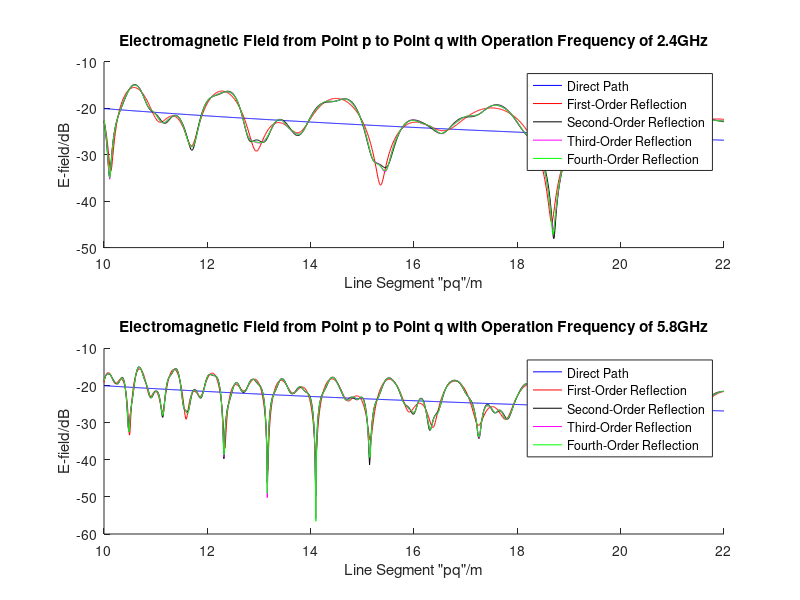
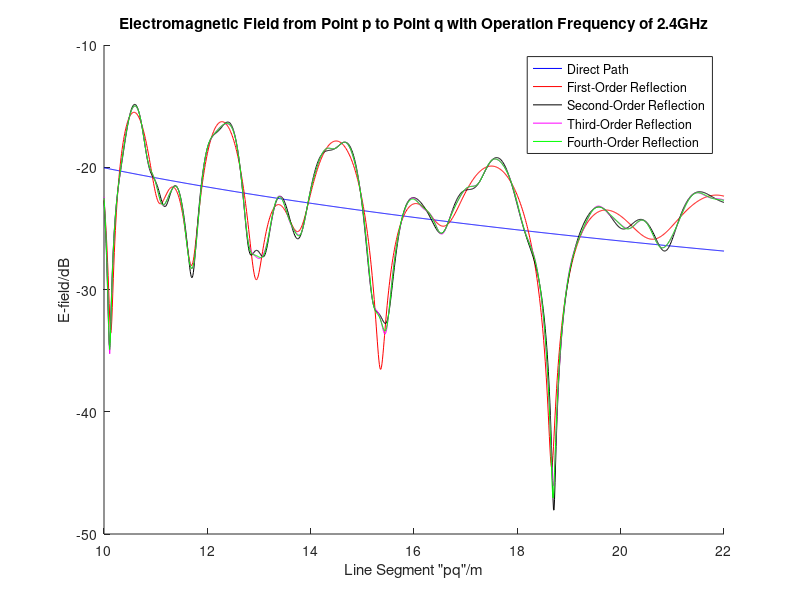
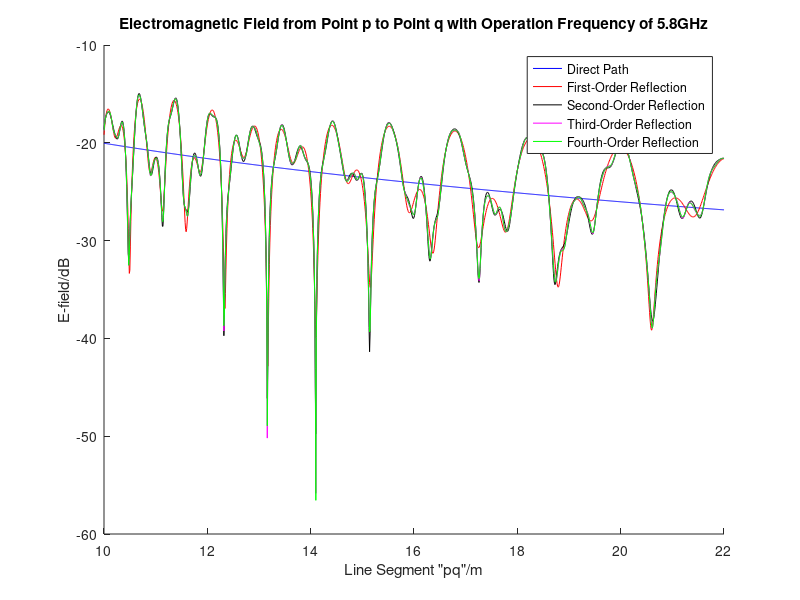

Write MATLAB code to recreate these figures, in order.
clear all;

%% constant
f1 = 2.4*10^9; % frequency 1
f2 = 5.8*10^9; % frequency 2
c = 3*10^8; % lightspeed
beta1 = 2*pi*f1/c; % beta at frequency 1
beta2 = 2*pi*f2/c; % beta at frequency 2

%% coordinate
% general
sourceX = 0; sourceY = 4; sourceZ = 2; % source coordinate
receiverX = 10; receiverY = 3; receiverZ = 2; % p coordinate
PtoQ = receiverX:.01:22; % from p to q

% first order coordinate (top)
I1_topX = 0; I1_topY = 8; I1_topZ = 2; % first image

reflect1_topY = 6; % reflected ray
reflect1_topZ = 2;
reflect1_topX = (reflect1_topY - I1_topY) ./ ((receiverY - I1_topY) ./ (receiverX - I1_topX));

% first order coordinate (bottom)
I1_bottomX = 0; I1_bottomY = -4; I1_bottomZ = 2; % first image

reflect1_bottomY = 0; % reflected ray
reflect1_bottomZ = 2;
reflect1_bottomX = (reflect1_bottomY - I1_bottomY) ./ ((receiverY - I1_bottomY) ./ (receiverX - I1_bottomX));

% second order coordinate (top)
I2a_topX = 0; I2a_topY = 8; I2a_topZ = 2; % first image
I2b_topX = 0; I2b_topY = -8; I2b_topZ = 2; % second image

reflect2b_topY = 0; % reflected ray
reflect2b_topZ = 2;
reflect2b_topX = (reflect2b_topY - I2b_topY) ./ ((receiverY - I2b_topY) ./ (receiverX - I2b_topX));
reflect2a_topY = 6; 
reflect2a_topZ = 2;
reflect2a_topX = (reflect2a_topY - I2a_topY) ./ ((I2a_topY - reflect2b_topY) ./ (I2a_topX - reflect2b_topX));
intersect_topX = 4;
intersect_topY = 3.6;
intersect_topZ = 2;

% second order coordinate (bottom)
I2a_bottomX = 0; I2a_bottomY = -4; I2a_bottomZ = 2; % first image
I2b_bottomX = 0; I2b_bottomY = 16; I2b_bottomZ = 2; % second image

reflect2a_bottomY = 0; % reflected ray
reflect2a_bottomZ = 2;
reflect2a_bottomX = (reflect2a_bottomY - I2b_bottomY) ./ ((receiverY - I2b_bottomY) ./ (receiverX - I2b_bottomX));
reflect2b_bottomY = 6; 
reflect2b_bottomZ = 2;
reflect2b_bottomX = (reflect2b_bottomY - I2a_bottomY) ./ ((I2a_bottomY - reflect2a_bottomY) ./ (I2a_bottomX - reflect2a_bottomX));

intersect_bottomX = 7.7; % intersection when connect a imaginary line from source to receiver
intersect_bottomY = 6;
intersect_bottomZ = 2;

% third order coordinate (top)
I3a_topX = 0; I3a_topY = 8; I3a_topZ = 2; % first image
I3b_topX = 0; I3b_topY = -8; I3b_topZ = 2; % second image
I3c_topX = 0; I3c_topY = 14; I3c_topZ = 2; % third image

reflect3c_topY = 6; % reflected ray
reflect3c_topZ = 2;
reflect3c_topX = (reflect3c_topY - I3c_topY) ./ ((receiverY - I3c_topY) ./ (receiverX - I3c_topX));
reflect3b_topY = 0; 
reflect3b_topZ = 2;
reflect3b_topX = (reflect3b_topY - I3b_topY) ./ ((reflect3c_topY - I3b_topY) ./ (reflect3c_topX - I3b_topX));
reflect3a_topY = 6; 
reflect3a_topZ = 2;
reflect3a_topX = (reflect3a_topY - I3a_topY) ./ ((I3a_topY - reflect3b_topY) ./ (I3a_topX - reflect3b_topX));

intersect3a_topX = 2.19; % intersection when connect a imaginary line from source to receiver
intersect3a_topY = 3.78;
intersect3a_topZ = 2;
intersect3b_topX = 5.93;
intersect3b_topY = 3.4;
intersect3b_topZ = 2;

% third order coordinate (bottom)
I3a_bottomX = 0; I3a_bottomY = -4; I3a_bottomZ = 2; % first image
I3b_bottomX = 0; I3b_bottomY = 16; I3b_bottomZ = 2; % second image
I3c_bottomX = 0; I3c_bottomY = -16; I3c_bottomZ = 2; % third image

reflect3c_bottomY = 0; % reflected ray
reflect3c_bottomZ = 2;
reflect3c_bottomX = (reflect3c_bottomY - I3c_bottomY) ./ ((receiverY - I3c_bottomY) ./ (receiverX - I3c_bottomX));
reflect3b_bottomY = 6; 
reflect3b_bottomZ = 2;
reflect3b_bottomX = (reflect3b_bottomY - I3b_bottomY) ./ ((reflect3c_bottomY - I3b_bottomY) ./ (reflect3c_bottomX - I3b_bottomX));
reflect3a_bottomY = 0; 
reflect3a_bottomZ = 2;
reflect3a_bottomX = (reflect3a_bottomY - I3a_bottomY) ./ ((I3a_bottomY - reflect3b_bottomY) ./ (I3a_bottomX - reflect3b_bottomX));

intersect3a_bottomX = 4; % intersection when connect a imaginary line from source to receiver
intersect3a_bottomY = 3.6;
intersect3a_bottomZ = 2;
intersect3b_bottomX = 6.67;
intersect3b_bottomY = 3.33;
intersect3b_bottomZ = 2;

% fourth order coordinate (top)
I4a_topX = 0; I4a_topY = 8; I4a_topZ = 2; % first image
I4b_topX = 0; I4b_topY = -8; I4b_topZ = 2; % second image
I4c_topX = 0; I4c_topY = 14; I4c_topZ = 2; % third image
I4d_topX = 0; I4d_topY = -14; I4d_topZ = 2; % fourth image

reflect4d_topY = 0;  % reflected ray
reflect4d_topZ = 2;
reflect4d_topX = (reflect4d_topY - I4d_topY) ./ ((receiverY - I4d_topY) ./ (receiverX - I4d_topX));
reflect4c_topY = 6; 
reflect4c_topZ = 2;
reflect4c_topX = (reflect4c_topY - I4c_topY) ./ ((I4c_topY - reflect4d_topY) ./ (I4c_topX - reflect4d_topX));
reflect4b_topY = 0; 
reflect4b_topZ = 2;
reflect4b_topX = (reflect4b_topY - I4b_topY) ./ ((I4b_topY - reflect4c_topY) ./ (I4b_topX - reflect4c_topX));
reflect4a_topY = 6; 
reflect4a_topZ = 2;
reflect4a_topX = (reflect4a_topY - I4a_topY) ./ ((I4a_topY - reflect4b_topY) ./ (I4a_topX - reflect4b_topX));

intersect4a_topX = 1.4; % intersection when connect a imaginary line from source to receiver
intersect4a_topY = 3.86;
intersect4a_topZ = 2;
intersect4b_topX = 3.88;
intersect4b_topY = 3.61;
intersect4b_topZ = 2;
intersect4c_topX = 6.25;
intersect4c_topY = 3.38;
intersect4c_topZ = 2;

% fourth order coordinate (bottom)
I4a_bottomX = 0; I4a_bottomY = -4; I4a_bottomZ = 2; % first image
I4b_bottomX = 0; I4b_bottomY = 16; I4b_bottomZ = 2; % second image
I4c_bottomX = 0; I4c_bottomY = -16; I4c_bottomZ = 2; % third image
I4d_bottomX = 0; I4d_bottomY = 22; I4d_bottomZ = 2; % fourth image

reflect4d_bottomY = 6;  % reflected ray
reflect4d_bottomZ = 2;
reflect4d_bottomX = (reflect4d_bottomY - I4d_bottomY) ./ ((receiverY - I4d_bottomY) ./ (receiverX - I4d_bottomX));
reflect4c_bottomY = 0; 
reflect4c_bottomZ = 2;
reflect4c_bottomX = (reflect4c_bottomY - I4c_bottomY) ./ ((I4c_bottomY - reflect4d_bottomY) ./ (I4c_bottomX - reflect4d_bottomX));
reflect4b_bottomY = 6; 
reflect4b_bottomZ = 2;
reflect4b_bottomX = (reflect4b_bottomY - I4b_bottomY) ./ ((I4b_bottomY - reflect4c_bottomY) ./ (I4b_bottomX - reflect4c_bottomX));
reflect4a_bottomY = 0; 
reflect4a_bottomZ = 2;
reflect4a_bottomX = (reflect4a_bottomY - I4a_bottomY) ./ ((I4a_bottomY - reflect4b_bottomY) ./ (I4a_bottomX - reflect4b_bottomX));

intersect4a_bottomX = 2.96; % intersection when connect a imaginary line from source to receiver
intersect4a_bottomY = 3.7;
intersect4a_bottomZ = 2;
intersect4b_bottomX = 4.8;
intersect4b_bottomY = 3.52;
intersect4b_bottomZ = 2;
intersect4c_bottomX = 7.4;
intersect4c_bottomY = 3.26;
intersect4c_bottomZ = 2;

%% line of sight
distance_direct = sqrt(((PtoQ - sourceX).^2)+((receiverY - sourceY)^2)+((receiverZ - sourceZ)^2)); % distance along x-axis
Ed_1 = (1./distance_direct).*exp(-j * beta1 * distance_direct); % direct ray (line of sight)
Ed_2 = (1./distance_direct).*exp(-j * beta2 * distance_direct);
EddB_1 = 20*log10(abs(Ed_1)); % direct ray alone
EddB_2 = 20*log10(abs(Ed_2)); % direct ray alone

%% first order
% top
distance1_top = sqrt(((PtoQ - I1_topX).^2)+((receiverY - I1_topY)^2)+((receiverZ - I1_topZ)^2)); % distance along x-axis 

A1_top = sqrt(((sourceX - reflect1_topX).^2)+((sourceY - reflect1_topY)^2)+((sourceZ - reflect1_topZ)^2)); % imaginary triangle to find angle of relfection
B1_top = sqrt(((reflect1_topX - receiverX).^2)+((reflect1_topY - receiverY)^2)+((reflect1_topZ - receiverZ)^2));
C1_top = sqrt(((sourceX - receiverX).^2)+((sourceY - receiverY)^2)+((sourceZ - receiverZ)^2));

theta1_top = acosd((A1_top^2 + B1_top^2 - C1_top^2) / (2 * A1_top * B1_top)); % find angle, incident angle, reflected angle
theta1_top_i = theta1_top ./ 2;
theta1_top_t = asind((1/sqrt(3)) * sind(theta1_top_i));

coefficient1_top = (cosd(theta1_top_i) - (sqrt(3) * cosd(theta1_top_t))) / (cosd(theta1_top_i) + (sqrt(3) * cosd(theta1_top_t))); % finding reflecting coefficient

E1_top_1 = ((1./distance1_top).*exp(-j * beta1 * distance1_top)) * coefficient1_top; % finding E-field
E1_top_2 = ((1./distance1_top).*exp(-j * beta2 * distance1_top)) * coefficient1_top; 

% bottom
distance1_bottom = sqrt(((PtoQ - I1_bottomX).^2)+((receiverY - I1_bottomY)^2)+((receiverZ - I1_bottomZ)^2)); % distance along x-axis 

A1_bottom = sqrt(((sourceX - reflect1_bottomX).^2)+((sourceY - reflect1_bottomY)^2)+((sourceZ - reflect1_bottomZ)^2)); % imaginary triangle to find angle of relfection
B1_bottom = sqrt(((reflect1_bottomX - receiverX).^2)+((reflect1_bottomY - receiverY)^2)+((reflect1_bottomZ - receiverZ)^2));
C1_bottom = sqrt(((sourceX - receiverX).^2)+((sourceY - receiverY)^2)+((sourceZ - receiverZ)^2));

theta1_bottom = acosd((A1_bottom^2 + B1_bottom^2 - C1_bottom^2) / (2 * A1_bottom * B1_bottom)); % find angle, incident angle, reflected angle
theta1_bottom_i = theta1_bottom ./ 2;
theta1_bottom_t = asind((1/sqrt(3)) * sind(theta1_bottom_i));

coefficient1_bottom = (cosd(theta1_bottom_i) - (sqrt(3) * cosd(theta1_bottom_t))) / (cosd(theta1_bottom_i) + (sqrt(3) * cosd(theta1_bottom_t))); % finding reflecting coefficient

E1_bottom_1 = ((1./distance1_bottom).*exp(-j * beta1 * distance1_bottom)) * coefficient1_bottom; % finding E-field
E1_bottom_2 = ((1./distance1_bottom).*exp(-j * beta2 * distance1_bottom)) * coefficient1_bottom;

% total E-field and convert to decibels
E1_1 = Ed_1 + E1_top_1 + E1_bottom_1;
E1_2 = Ed_2 + E1_top_2 + E1_bottom_2;
E1dB_1 = 20*log10(abs(E1_1));
E1dB_2 = 20*log10(abs(E1_2));

%% second order
% top
distance2_top = sqrt(((PtoQ - I2b_topX).^2)+((receiverY - I2b_topY)^2)+((receiverZ - I2b_topZ)^2)); % distance along x-axis 

A2a_top = sqrt(((sourceX - reflect2a_topX).^2)+((sourceY - reflect2a_topY)^2)+((sourceZ - reflect2a_topZ)^2)); % imaginary triangle to find angle of relfection
B2a_top = sqrt(((reflect2a_topX - intersect_topX).^2)+((reflect2a_topY - intersect_topY)^2)+((reflect2a_topZ - intersect_topZ)^2));
C2a_top = sqrt(((sourceX - intersect_topX).^2)+((sourceY - intersect_topY)^2)+((sourceZ - intersect_topZ)^2));
A2b_top = sqrt(((intersect_topX - reflect2b_topX).^2)+((intersect_topY - reflect2b_topY)^2)+((intersect_topZ - reflect2b_topZ)^2));
B2b_top = sqrt(((receiverX - reflect2b_topX).^2)+((receiverY - reflect2b_topY)^2)+((receiverZ - reflect2b_topZ)^2));
C2b_top = sqrt(((intersect_topX - receiverX).^2)+((intersect_topY - receiverY)^2)+((intersect_topZ - receiverZ)^2));

theta2a_top = acosd((A2a_top^2 + B2a_top^2 - C2a_top^2) / (2 * A2a_top * B2a_top)); % find angle, incident angle, reflected angle
theta2b_top = acosd((A2b_top^2 + B2b_top^2 - C2b_top^2) / (2 * A2b_top * B2b_top));
theta2a_top_i = theta2a_top ./ 2;
theta2b_top_i = theta2b_top ./ 2;
theta2a_top_t = asind((1/sqrt(3)) * sind(theta2a_top_i));
theta2b_top_t = asind((1/sqrt(3)) * sind(theta2b_top_i));

coefficient2a_top = (cosd(theta2a_top_i) - (sqrt(3) * cosd(theta2a_top_t))) / (cosd(theta2a_top_i) + (sqrt(3) * cosd(theta2a_top_t))); % finding reflecting coefficient
coefficient2b_top = (cosd(theta2b_top_i) - (sqrt(3) * cosd(theta2b_top_t))) / (cosd(theta2b_top_i) + (sqrt(3) * cosd(theta2b_top_t)));

E2_top_1 = ((1./distance2_top).*exp(-j * beta1 * distance2_top)) * (coefficient2a_top * coefficient2b_top); % finding E-field
E2_top_2 = ((1./distance2_top).*exp(-j * beta2 * distance2_top)) * (coefficient2a_top * coefficient2b_top);

% bottom
distance2_bottom = sqrt(((PtoQ - I2b_bottomX).^2)+((receiverY - I2b_bottomY)^2)+((receiverZ - I2b_bottomZ)^2)); % distance along x-axis 

A2a_bottom = sqrt(((sourceX - reflect2a_bottomX).^2)+((sourceY - reflect2a_bottomY)^2)+((sourceZ - reflect2a_bottomZ)^2)); % imaginary triangle to find angle of relfection
B2a_bottom = sqrt(((reflect2a_bottomX - intersect_bottomX).^2)+((reflect2a_bottomY - intersect_bottomY)^2)+((reflect2a_bottomZ - intersect_bottomZ)^2));
C2a_bottom = sqrt(((sourceX - intersect_bottomX).^2)+((sourceY - intersect_bottomY)^2)+((sourceZ - intersect_bottomZ)^2));
A2b_bottom = sqrt(((intersect_bottomX - reflect2b_bottomX).^2)+((intersect_bottomY - reflect2b_bottomY)^2)+((intersect_bottomZ - reflect2b_bottomZ)^2))
B2b_bottom = sqrt(((receiverX - reflect2b_bottomX).^2)+((receiverY - reflect2b_bottomY)^2)+((receiverZ - reflect2b_bottomZ)^2));
C2b_bottom = sqrt(((intersect_bottomX - receiverX).^2)+((intersect_bottomY - receiverY)^2)+((intersect_bottomZ - receiverZ)^2));

theta2a_bottom = acosd((A2a_bottom^2 + B2a_bottom^2 - C2a_bottom^2) / (2 * A2a_bottom * B2a_bottom)); % find angle, incident angle, reflected angle
theta2b_bottom = acosd((A2b_bottom^2 + B2b_bottom^2 - C2b_bottom^2) / (2 * A2b_bottom * B2b_bottom));
theta2a_bottom_i = theta2a_bottom ./ 2;
theta2b_bottom_i = theta2b_bottom ./ 2;
theta2a_bottom_t = asind((1/sqrt(3)) * sind(theta2a_bottom_i));
theta2b_bottom_t = asind((1/sqrt(3)) * sind(theta2b_bottom_i));

coefficient2a_bottom = (cosd(theta2a_bottom_i) - (sqrt(3) * cosd(theta2a_bottom_t))) / (cosd(theta2a_bottom_i) + (sqrt(3) * cosd(theta2a_bottom_t))); % finding reflecting coefficient
coefficient2b_bottom = (cosd(theta2b_bottom_i) - (sqrt(3) * cosd(theta2b_bottom_t))) / (cosd(theta2b_bottom_i) + (sqrt(3) * cosd(theta2b_bottom_t)));

E2_bottom_1 = ((1./distance2_bottom).*exp(-j * beta1 * distance2_bottom)) * (coefficient2a_bottom * coefficient2b_bottom); % finding E-field
E2_bottom_2 = ((1./distance2_bottom).*exp(-j * beta2 * distance2_bottom)) * (coefficient2a_bottom * coefficient2b_bottom);

% total E-field and convert to decibels
E2_1 = Ed_1 + E1_top_1 + E1_bottom_1 + E2_top_1 + E2_bottom_1;
E2_2 = Ed_2 + E1_top_2 + E1_bottom_2 + E2_top_2 + E2_bottom_2;
E2dB_1 = 20*log10(abs(E2_1));
E2dB_2 = 20*log10(abs(E2_2));

%% third order
% top
distance3_top = sqrt(((PtoQ - I3c_topX).^2)+((receiverY - I3c_topY)^2)+((receiverZ - I3c_topZ)^2)); % distance along x-axis 

A3a_top = sqrt(((sourceX - reflect3a_topX).^2)+((sourceY - reflect3a_topY)^2)+((sourceZ - reflect3a_topZ)^2)); % imaginary triangle to find angle of relfection
B3a_top = sqrt(((reflect3a_topX - intersect3a_topX).^2)+((reflect3a_topY - intersect3a_topY)^2)+((reflect3a_topZ - intersect3a_topZ)^2));
C3a_top = sqrt(((sourceX - intersect3a_topX).^2)+((sourceY - intersect3a_topY)^2)+((sourceZ - intersect3a_topZ)^2));
A3b_top = sqrt(((intersect3a_topX - reflect3b_topX).^2)+((intersect3a_topY - reflect3b_topY)^2)+((intersect3a_topZ - reflect3b_topZ)^2));
B3b_top = sqrt(((intersect3b_topX - reflect3b_topX).^2)+((intersect3b_topY - reflect3b_topY)^2)+((intersect3b_topZ - reflect3b_topZ)^2));
C3b_top = sqrt(((intersect3a_topX - intersect3b_topX).^2)+((intersect3a_topY - intersect3b_topY)^2)+((intersect3a_topZ - intersect3b_topZ)^2));
A3c_top = sqrt(((reflect3c_topX - intersect3b_topX).^2)+((reflect3c_topY - intersect3b_topY)^2)+((reflect3c_topZ - intersect3b_topZ)^2));
B3c_top = sqrt(((reflect3c_topX - receiverX).^2)+((reflect3c_topY - receiverY)^2)+((reflect3c_topZ - receiverZ)^2));
C3c_top = sqrt(((receiverX - intersect3b_topX).^2)+((receiverY - intersect3b_topY)^2)+((receiverZ - intersect3b_topZ)^2));

theta3a_top = acosd((A3a_top^2 + B3a_top^2 - C3a_top^2) / (2 * A3a_top * B3a_top)); % find angle, incident angle, reflected angle
theta3b_top = acosd((A3b_top^2 + B3b_top^2 - C3b_top^2) / (2 * A3b_top * B3b_top));
theta3c_top = acosd((A3c_top^2 + B3c_top^2 - C3c_top^2) / (2 * A3c_top * B3c_top));
theta3a_top_i = theta3a_top ./ 2;
theta3b_top_i = theta3b_top ./ 2;
theta3c_top_i = theta3c_top ./ 2;
theta3a_top_t = asind((1/sqrt(3)) * sind(theta3a_top_i));
theta3b_top_t = asind((1/sqrt(3)) * sind(theta3b_top_i));
theta3c_top_t = asind((1/sqrt(3)) * sind(theta3c_top_i));

coefficient3a_top = (cosd(theta3a_top_i) - (sqrt(3) * cosd(theta3a_top_t))) / (cosd(theta3a_top_i) + (sqrt(3) * cosd(theta3a_top_t))); % finding reflecting coefficient
coefficient3b_top = (cosd(theta3b_top_i) - (sqrt(3) * cosd(theta3b_top_t))) / (cosd(theta3b_top_i) + (sqrt(3) * cosd(theta3b_top_t)));
coefficient3c_top = (cosd(theta3c_top_i) - (sqrt(3) * cosd(theta3c_top_t))) / (cosd(theta3c_top_i) + (sqrt(3) * cosd(theta3c_top_t)));

E3_top_1 = ((1./distance3_top).*exp(-j * beta1 * distance3_top)) * (coefficient3a_top * coefficient3b_top * coefficient3c_top); % finding E-field
E3_top_2 = ((1./distance3_top).*exp(-j * beta2 * distance3_top)) * (coefficient3a_top * coefficient3b_top * coefficient3c_top);

% bottom
distance3_bottom = sqrt(((PtoQ - I3c_bottomX).^2)+((receiverY - I3c_bottomY)^2)+((receiverZ - I3c_bottomZ)^2)); % distance along x-axis 

A3a_bottom = sqrt(((sourceX - reflect3a_bottomX).^2)+((sourceY - reflect3a_bottomY)^2)+((sourceZ - reflect3a_bottomZ)^2)); % imaginary triangle to find angle of relfection
B3a_bottom = sqrt(((reflect3a_bottomX - intersect3a_bottomX).^2)+((reflect3a_bottomY - intersect3a_bottomY)^2)+((reflect3a_bottomZ - intersect3a_bottomZ)^2));
C3a_bottom = sqrt(((sourceX - intersect3a_bottomX).^2)+((sourceY - intersect3a_bottomY)^2)+((sourceZ - intersect3a_bottomZ)^2));
A3b_bottom = sqrt(((intersect3a_bottomX - reflect3b_bottomX).^2)+((intersect3a_bottomY - reflect3b_bottomY)^2)+((intersect3a_bottomZ - reflect3b_bottomZ)^2));
B3b_bottom = sqrt(((intersect3b_bottomX - reflect3b_bottomX).^2)+((intersect3b_bottomY - reflect3b_bottomY)^2)+((intersect3b_bottomZ - reflect3b_bottomZ)^2));
C3b_bottom = sqrt(((intersect3a_bottomX - intersect3b_bottomX).^2)+((intersect3a_bottomY - intersect3b_bottomY)^2)+((intersect3a_bottomZ - intersect3b_bottomZ)^2));
A3c_bottom = sqrt(((reflect3c_bottomX - intersect3b_bottomX).^2)+((reflect3c_bottomY - intersect3b_bottomY)^2)+((reflect3c_bottomZ - intersect3b_bottomZ)^2));
B3c_bottom = sqrt(((reflect3c_bottomX - receiverX).^2)+((reflect3c_bottomY - receiverY)^2)+((reflect3c_bottomZ - receiverZ)^2));
C3c_bottom = sqrt(((receiverX - intersect3b_bottomX).^2)+((receiverY - intersect3b_bottomY)^2)+((receiverZ - intersect3b_bottomZ)^2));

theta3a_bottom = acosd((A3a_bottom^2 + B3a_bottom^2 - C3a_bottom^2) / (2 * A3a_bottom * B3a_bottom)); % find angle, incident angle, reflected angle
theta3b_bottom = acosd((A3b_bottom^2 + B3b_bottom^2 - C3b_bottom^2) / (2 * A3b_bottom * B3b_bottom));
theta3c_bottom = acosd((A3c_bottom^2 + B3c_bottom^2 - C3c_bottom^2) / (2 * A3c_bottom * B3c_bottom));
theta3a_bottom_i = theta3a_bottom ./ 2;
theta3b_bottom_i = theta3b_bottom ./ 2;
theta3c_bottom_i = theta3c_bottom ./ 2;
theta3a_bottom_t = asind((1/sqrt(3)) * sind(theta3a_bottom_i));
theta3b_bottom_t = asind((1/sqrt(3)) * sind(theta3b_bottom_i));
theta3c_bottom_t = asind((1/sqrt(3)) * sind(theta3c_bottom_i));

coefficient3a_bottom = (cosd(theta3a_bottom_i) - (sqrt(3) * cosd(theta3a_bottom_t))) / (cosd(theta3a_bottom_i) + (sqrt(3) * cosd(theta3a_bottom_t))); % finding reflecting coefficient
coefficient3b_bottom = (cosd(theta3b_bottom_i) - (sqrt(3) * cosd(theta3b_bottom_t))) / (cosd(theta3b_bottom_i) + (sqrt(3) * cosd(theta3b_bottom_t)));
coefficient3c_bottom = (cosd(theta3c_bottom_i) - (sqrt(3) * cosd(theta3c_bottom_t))) / (cosd(theta3c_bottom_i) + (sqrt(3) * cosd(theta3c_bottom_t)));

E3_bottom_1 = ((1./distance3_bottom).*exp(-j * beta1 * distance3_bottom)) * (coefficient3a_bottom * coefficient3b_bottom * coefficient3c_bottom); % finding E-field
E3_bottom_2 = ((1./distance3_bottom).*exp(-j * beta2 * distance3_bottom)) * (coefficient3a_bottom * coefficient3b_bottom * coefficient3c_bottom);

% total E-field and convert to decibels
E3_1 = Ed_1 + E1_top_1 + E1_bottom_1 + E2_top_1 + E2_bottom_1 + E3_top_1 + E3_bottom_1;
E3_2 = Ed_2 + E1_top_2 + E1_bottom_2 + E2_top_2 + E2_bottom_2 + E3_top_2 + E3_bottom_2;
E3dB_1 = 20*log10(abs(E3_1));
E3dB_2 = 20*log10(abs(E3_2));

%% fourth order
% top
distance4_top = sqrt(((PtoQ - I4d_topX).^2)+((receiverY - I4d_topY)^2)+((receiverZ - I4d_topZ)^2)); % distance along x-axis 

A4a_top = sqrt(((sourceX - reflect4a_topX).^2)+((sourceY - reflect4a_topY)^2)+((sourceZ - reflect4a_topZ)^2)); % imaginary triangle to find angle of relfection
B4a_top = sqrt(((reflect4a_topX - intersect4a_topX).^2)+((reflect4a_topY - intersect4a_topY)^2)+((reflect4a_topZ - intersect4a_topZ)^2));
C4a_top = sqrt(((sourceX - intersect4a_topX).^2)+((sourceY - intersect4a_topY)^2)+((sourceZ - intersect4a_topZ)^2));
A4b_top = sqrt(((intersect4a_topX - reflect4b_topX).^2)+((intersect4a_topY - reflect4b_topY)^2)+((intersect4a_topZ - reflect4b_topZ)^2));
B4b_top = sqrt(((intersect4b_topX - reflect4b_topX).^2)+((intersect4b_topY - reflect4b_topY)^2)+((intersect4b_topZ - reflect4b_topZ)^2));
C4b_top = sqrt(((intersect4a_topX - intersect4b_topX).^2)+((intersect4a_topY - intersect4b_topY)^2)+((intersect4a_topZ - intersect4b_topZ)^2));
A4c_top = sqrt(((reflect4c_topX - intersect4b_topX).^2)+((reflect4c_topY - intersect4b_topY)^2)+((reflect4c_topZ - intersect4b_topZ)^2));
B4c_top = sqrt(((reflect4c_topX - intersect4c_topX).^2)+((reflect4c_topY - intersect4c_topY)^2)+((reflect4c_topZ - intersect4c_topZ)^2));
C4c_top = sqrt(((intersect4c_topX - intersect4b_topX).^2)+((intersect4c_topY - intersect4b_topY)^2)+((intersect4c_topZ - intersect4b_topZ)^2));
A4d_top = sqrt(((reflect4d_topX - reflect4c_topX).^2)+((reflect4d_topY - reflect4c_topY)^2)+((reflect4d_topZ - reflect4c_topZ)^2));
B4d_top = sqrt(((receiverX - reflect4d_topX).^2)+((receiverY - reflect4d_topY)^2)+((receiverZ - reflect4d_topZ)^2));
C4d_top = sqrt(((receiverX - reflect4c_topX).^2)+((receiverY - reflect4c_topY)^2)+((receiverZ - reflect4c_topZ)^2));

theta4a_top = acosd((A4a_top^2 + B4a_top^2 - C4a_top^2) / (2 * A4a_top * B3a_top)); % find angle, incident angle, reflected angle
theta4b_top = acosd((A4b_top^2 + B4b_top^2 - C4b_top^2) / (2 * A4b_top * B3b_top));
theta4c_top = acosd((A4c_top^2 + B4c_top^2 - C4c_top^2) / (2 * A4c_top * B3c_top));
theta4d_top = acosd((A4d_top^2 + B4d_top^2 - C4d_top^2) / (2 * A4d_top * B4d_top));
theta4a_top_i = theta4a_top ./ 2;
theta4b_top_i = theta4b_top ./ 2;
theta4c_top_i = theta4c_top ./ 2;
theta4d_top_i = theta4d_top ./ 2;
theta4a_top_t = asind((1/sqrt(3)) * sind(theta4a_top_i));
theta4b_top_t = asind((1/sqrt(3)) * sind(theta4b_top_i));
theta4c_top_t = asind((1/sqrt(3)) * sind(theta4c_top_i));
theta4d_top_t = asind((1/sqrt(3)) * sind(theta4d_top_i));

coefficient4a_top = (cosd(theta4a_top_i) - (sqrt(3) * cosd(theta4a_top_t))) / (cosd(theta4a_top_i) + (sqrt(3) * cosd(theta4a_top_t))); % finding reflecting coefficient
coefficient4b_top = (cosd(theta4b_top_i) - (sqrt(3) * cosd(theta4b_top_t))) / (cosd(theta4b_top_i) + (sqrt(3) * cosd(theta4b_top_t)));
coefficient4c_top = (cosd(theta4c_top_i) - (sqrt(3) * cosd(theta4c_top_t))) / (cosd(theta4c_top_i) + (sqrt(3) * cosd(theta4c_top_t)));
coefficient4d_top = (cosd(theta4d_top_i) - (sqrt(3) * cosd(theta4d_top_t))) / (cosd(theta4d_top_i) + (sqrt(3) * cosd(theta4d_top_t)));

E4_top_1 = ((1./distance4_top).*exp(-j * beta1 * distance4_top)) * (coefficient4a_top * coefficient4b_top * coefficient4c_top * coefficient4d_top); % finding E-field
E4_top_2 = ((1./distance4_top).*exp(-j * beta2 * distance4_top)) * (coefficient4a_top * coefficient4b_top * coefficient4c_top * coefficient4d_top);

% bottom
distance4_bottom = sqrt(((PtoQ - I4d_bottomX).^2)+((receiverY - I4d_bottomY)^2)+((receiverZ - I4d_bottomZ)^2)); % distance along x-axis 

A4a_bottom = sqrt(((sourceX - reflect4a_bottomX).^2)+((sourceY - reflect4a_bottomY)^2)+((sourceZ - reflect4a_bottomZ)^2)); % imaginary triangle to find angle of relfection
B4a_bottom = sqrt(((reflect4a_bottomX - intersect4a_bottomX).^2)+((reflect4a_bottomY - intersect4a_bottomY)^2)+((reflect4a_bottomZ - intersect4a_bottomZ)^2));
C4a_bottom = sqrt(((sourceX - intersect4a_bottomX).^2)+((sourceY - intersect4a_bottomY)^2)+((sourceZ - intersect4a_bottomZ)^2));
A4b_bottom = sqrt(((intersect4a_bottomX - reflect4b_bottomX).^2)+((intersect4a_bottomY - reflect4b_bottomY)^2)+((intersect4a_bottomZ - reflect4b_bottomZ)^2));
B4b_bottom = sqrt(((intersect4b_bottomX - reflect4b_bottomX).^2)+((intersect4b_bottomY - reflect4b_bottomY)^2)+((intersect4b_bottomZ - reflect4b_bottomZ)^2));
C4b_bottom = sqrt(((intersect4a_bottomX - intersect4b_bottomX).^2)+((intersect4a_bottomY - intersect4b_bottomY)^2)+((intersect4a_bottomZ - intersect4b_bottomZ)^2));
A4c_bottom = sqrt(((reflect4c_bottomX - intersect4b_bottomX).^2)+((reflect4c_bottomY - intersect4b_bottomY)^2)+((reflect4c_bottomZ - intersect4b_bottomZ)^2));
B4c_bottom = sqrt(((reflect4c_bottomX - intersect4c_bottomX).^2)+((reflect4c_bottomY - intersect4c_bottomY)^2)+((reflect4c_bottomZ - intersect4c_bottomZ)^2));
C4c_bottom = sqrt(((intersect4c_bottomX - intersect4b_bottomX).^2)+((intersect4c_bottomY - intersect4b_bottomY)^2)+((intersect4c_bottomZ - intersect4b_bottomZ)^2));
A4d_bottom = sqrt(((reflect4d_bottomX - reflect4c_bottomX).^2)+((reflect4d_bottomY - reflect4c_bottomY)^2)+((reflect4d_bottomZ - reflect4c_bottomZ)^2));
B4d_bottom = sqrt(((receiverX - reflect4d_bottomX).^2)+((receiverY - reflect4d_bottomY)^2)+((receiverZ - reflect4d_bottomZ)^2));
C4d_bottom = sqrt(((receiverX - reflect4c_bottomX).^2)+((receiverY - reflect4c_bottomY)^2)+((receiverZ - reflect4c_bottomZ)^2));

theta4a_bottom = acosd((A4a_bottom^2 + B4a_bottom^2 - C4a_bottom^2) / (2 * A4a_bottom * B3a_bottom)); % find angle, incident angle, reflected angle
theta4b_bottom = acosd((A4b_bottom^2 + B4b_bottom^2 - C4b_bottom^2) / (2 * A4b_bottom * B3b_bottom));
theta4c_bottom = acosd((A4c_bottom^2 + B4c_bottom^2 - C4c_bottom^2) / (2 * A4c_bottom * B3c_bottom));
theta4d_bottom = acosd((A4d_bottom^2 + B4d_bottom^2 - C4d_bottom^2) / (2 * A4d_bottom * B4d_bottom));
theta4a_bottom_i = theta4a_bottom ./ 2;
theta4b_bottom_i = theta4b_bottom ./ 2;
theta4c_bottom_i = theta4c_bottom ./ 2;
theta4d_bottom_i = theta4d_bottom ./ 2;
theta4a_bottom_t = asind((1/sqrt(3)) * sind(theta4a_bottom_i));
theta4b_bottom_t = asind((1/sqrt(3)) * sind(theta4b_bottom_i));
theta4c_bottom_t = asind((1/sqrt(3)) * sind(theta4c_bottom_i));
theta4d_bottom_t = asind((1/sqrt(3)) * sind(theta4d_bottom_i));

coefficient4a_bottom = (cosd(theta4a_bottom_i) - (sqrt(3) * cosd(theta4a_bottom_t))) / (cosd(theta4a_bottom_i) + (sqrt(3) * cosd(theta4a_bottom_t))); % finding reflecting coefficient
coefficient4b_bottom = (cosd(theta4b_bottom_i) - (sqrt(3) * cosd(theta4b_bottom_t))) / (cosd(theta4b_bottom_i) + (sqrt(3) * cosd(theta4b_bottom_t)));
coefficient4c_bottom = (cosd(theta4c_bottom_i) - (sqrt(3) * cosd(theta4c_bottom_t))) / (cosd(theta4c_bottom_i) + (sqrt(3) * cosd(theta4c_bottom_t)));
coefficient4d_bottom = (cosd(theta4d_bottom_i) - (sqrt(3) * cosd(theta4d_bottom_t))) / (cosd(theta4d_bottom_i) + (sqrt(3) * cosd(theta4d_bottom_t)));

E4_bottom_1 = ((1./distance4_bottom).*exp(-j * beta1 * distance4_bottom)) * (coefficient4a_bottom * coefficient4b_bottom * coefficient4c_bottom * coefficient4d_bottom); % finding E-field
E4_bottom_2 = ((1./distance4_bottom).*exp(-j * beta2 * distance4_bottom)) * (coefficient4a_bottom * coefficient4b_bottom * coefficient4c_bottom * coefficient4d_bottom);

% total E-field and convert to decibels
E4_1 = Ed_1 + E1_top_1 + E1_bottom_1 + E2_top_1 + E2_bottom_1 + E3_top_1 + E3_bottom_1 + E4_top_1 + E4_bottom_1;
E4_2 = Ed_2 + E1_top_2 + E1_bottom_2 + E2_top_2 + E2_bottom_2 + E3_top_2 + E3_bottom_2 + E4_top_2 + E4_bottom_2;
E4dB_1 = 20*log10(abs(E4_1));
E4dB_2 = 20*log10(abs(E4_2));

%% graph plotting
subplot(2,1,1); % creating a subplot
hold on; % draw multiple line in a single graph
plot(PtoQ, EddB_1, 'b');
plot(PtoQ, E1dB_1, 'r');
plot(PtoQ, E2dB_1, 'k');
plot(PtoQ, E3dB_1, 'm');
plot(PtoQ, E4dB_1, 'g');
hold off;
title('Electromagnetic Field from Point p to Point q with Operation Frequency of 2.4GHz');
legend('Direct Path', 'First-Order Reflection', 'Second-Order Reflection', 'Third-Order Reflection', 'Fourth-Order Reflection');
xlabel('Line Segment "pq"/m');
ylabel('E-field/dB');

subplot(2,1,2); % creating a subplot
hold on; % draw multiple line in a single graph
plot(PtoQ, EddB_2, 'b');
plot(PtoQ, E1dB_2, 'r');
plot(PtoQ, E2dB_2, 'k');
plot(PtoQ, E3dB_2, 'm');
plot(PtoQ, E4dB_2, 'g');
hold off;
title('Electromagnetic Field from Point p to Point q with Operation Frequency of 5.8GHz');
legend('Direct Path', 'First-Order Reflection', 'Second-Order Reflection', 'Third-Order Reflection', 'Fourth-Order Reflection');
xlabel('Line Segment "pq"/m');
ylabel('E-field/dB');

figure; % create a new graph
hold on; % draw multiple line in a single graph
plot(PtoQ, EddB_1, 'b');
plot(PtoQ, E1dB_1, 'r');
plot(PtoQ, E2dB_1, 'k');
plot(PtoQ, E3dB_1, 'm');
plot(PtoQ, E4dB_1, 'g');
hold off;
title('Electromagnetic Field from Point p to Point q with Operation Frequency of 2.4GHz');
legend('Direct Path', 'First-Order Reflection', 'Second-Order Reflection', 'Third-Order Reflection', 'Fourth-Order Reflection');
xlabel('Line Segment "pq"/m');
ylabel('E-field/dB');

figure; % create a new graph
hold on; % draw multiple line in a single graph
plot(PtoQ, EddB_2, 'b');
plot(PtoQ, E1dB_2, 'r');
plot(PtoQ, E2dB_2, 'k');
plot(PtoQ, E3dB_2, 'm');
plot(PtoQ, E4dB_2, 'g');
hold off;
title('Electromagnetic Field from Point p to Point q with Operation Frequency of 5.8GHz');
legend('Direct Path', 'First-Order Reflection', 'Second-Order Reflection', 'Third-Order Reflection', 'Fourth-Order Reflection');
xlabel('Line Segment "pq"/m');
ylabel('E-field/dB');
